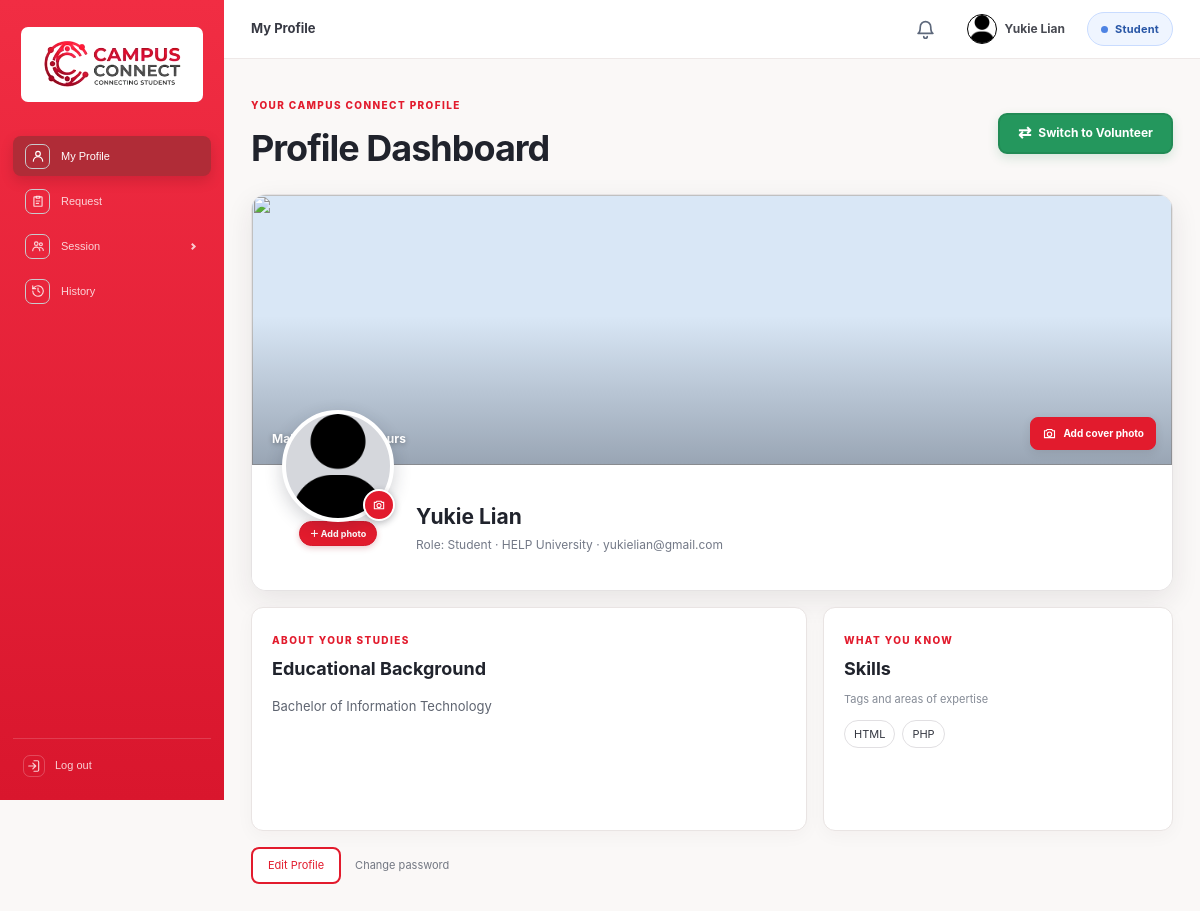
Page /backend/profile_management/profile.php (signed in) on the committed database.
### tables this page shows
CREATE TABLE `users` (
  `id` int(11) NOT NULL,
  `email` varchar(150) NOT NULL,
  `full_name` varchar(100) NOT NULL,
  `university_name` varchar(100) NOT NULL,
  `password_hash` varchar(255) NOT NULL,
  `picture_url` varchar(255) DEFAULT NULL,
  `cover_photo_url` varchar(255) DEFAULT NULL,
  `volunteer_picture_url` varchar(255) DEFAULT NULL,
  `volunteer_cover_photo_url` varchar(255) DEFAULT NULL,
  `education` varchar(500) DEFAULT NULL,
  `skills` varchar(500) DEFAULT NULL,
  `support_experience` varchar(1000) DEFAULT NULL,
  `tfa_code` varchar(255) DEFAULT NULL,
  `tfa_expiry` datetime DEFAULT NULL,
  `failed_attempts` int(11) NOT NULL DEFAULT 0,
  `locked_until` datetime DEFAULT NULL,
  `remember_token_hash` char(64) DEFAULT NULL,
  `remember_expires` datetime DEFAULT NULL,
  `reset_code` varchar(6) DEFAULT NULL,
  `reset_expiry` datetime DEFAULT NULL,
  `is_volunteer` char(1) NOT NULL DEFAULT 'N',
  `is_active` char(1) NOT NULL DEFAULT 'N',
  `created_at` datetime NOT NULL DEFAULT current_timestamp()
);

### backend/general/account_functions.php (called while the page is built, shortened)
<?php
require_once __DIR__ . '/db.php';
function e($value): string {
    return htmlspecialchars((string)$value, ENT_QUOTES, 'UTF-8');
}
function current_user(): ?array {
    global $pdo;
    $stmt = $pdo->prepare('SELECT * FROM users WHERE id = ?');
    $stmt->execute([$_SESSION['user_id']]);
    $user = $stmt->fetch();
    return $user ?: null;
}
?>

### backend/general/notifications.php (called while the page is built, shortened)
<?php
function notificationTypesForRole(?string $role): array
{
    return match ($role) {
        'student' => ['Session Requested', 'Feedback Received', 'Pending Request'],
        'volunteer' => ['Request Submitted', 'Request Response', 'Status Update', 'Session Scheduled', 'Session Rejected', 'Feedback Reminder'],
        default => [],
    };
}
function notificationRoleFilter(?string $role): array
{
    $types = notificationTypesForRole($role);
    return [' AND notice_type NOT IN (' . implode(', ', array_fill(0, count($types), '?')) . ')', str_repeat('s', count($types))];
}
function bindNotificationQueryParams(mysqli_stmt $stmt, int $userId, ?string $role, string $types): void
{
    $values = array_merge([$userId], notificationTypesForRole($role));
    $params = ['i' . $types];
    foreach ($values as &$value) {
        $params[] = &$value;
    }
    call_user_func_array([$stmt, 'bind_param'], $params);
}
function countUnreadNotifications(mysqli $conn, int $userId, ?string $role = null): int
{
    [$roleFilter, $types] = notificationRoleFilter($role);
    $stmt = $conn->prepare("SELECT COUNT(*) FROM notifications WHERE user_id = ? AND is_read = 'N'" . $roleFilter);
    bindNotificationQueryParams($stmt, $userId, $role, $types);
    $stmt->execute();
    return (int)$stmt->get_result()->fetch_row()[0];
}

### backend/profile_management/profile.php (the view, shortened to what this page needs)
<?php
require_once dirname(__DIR__) . '/general/account_functions.php';
require_once dirname(__DIR__) . '/general/dashboard_header.php';
require_once dirname(__DIR__) . '/general/notifications.php';
$user = current_user();
$volunteerCheck = $pdo->prepare('SELECT id FROM volunteers WHERE user_id = ? LIMIT 1');
$volunteerCheck->execute([$user['id']]);
$volunteerProfileExists = (bool)$volunteerCheck->fetchColumn();
$user = current_user();
?>
<!DOCTYPE html>
<html lang="en">
<head>
    <link rel="stylesheet" href="<?= BASE_URL ?>/frontend/css/style.css">
    <link rel="stylesheet" href="<?= BASE_URL ?>/frontend/css/navigation.css">
    <link rel="stylesheet" href="<?= BASE_URL ?>/frontend/css/profile.css">
</head>
<body class="account-page dashboard-page profile-view-page">
<div class="dashboard-app">
<?php include dirname(__DIR__) . '/general/account_sidebar.php'; ?>
<main class="dashboard-main">
    <?= renderDashboardHeader('My Profile', $user, null, countUnreadNotifications($conn, (int)$user['id'], $isVolunteer ? 'volunteer' : 'student')) ?>
    <div class="dashboard-shell profile-dashboard-shell">
        <div class="profile-page-heading">
            <div><span class="account-eyebrow">YOUR CAMPUS CONNECT PROFILE</span><h1>Profile Dashboard</h1></div>
            <?php if (!$isVolunteer && $volunteerProfileExists): ?><form method="post" data-confirm-title="Switch to Volunteer?" data-confirm-message="Your saved volunteer profile and availability will become active." data-confirm-submit="Switch role" data-confirm-icon="switch"><input type="hidden" name="csrf_token" value="<?= e(csrf_token()) ?>"><input type="hidden" name="role" value="volunteer"><button class="btn btn-volunteer" type="submit">Switch to Volunteer</button></form><?php elseif (!$isVolunteer): ?><a class="btn btn-volunteer" href="<?= BASE_URL ?>/become_volunteer.php">Become a Volunteer</a><?php else: ?><a class="btn btn-volunteer" href="<?= BASE_URL ?>/volunteer.php">Volunteer Profile</a><?php endif; ?>
        </div>
        <section class="profile-showcase-card">
            <a class="profile-cover" href="<?= BASE_URL ?>/profile_cover.php" aria-label="<?= empty($user['cover_photo_url']) ? 'Add a cover photo' : 'Change cover photo' ?>">
                <img class="profile-cover-image" src="<?= e($user['cover_photo_url'] ?: DEFAULT_COVER_PHOTO) ?>" alt="">
                <?php if (empty($user['cover_photo_url'])): ?><span class="profile-cover-prompt">Make this profile yours</span><?php endif; ?>
                <span class="profile-cover-action"><svg viewBox="0 0 24 24" aria-hidden="true"><path d="M4 7.5h3l1.4-2h7.2l1.4 2h3v11H4z"/><circle cx="12" cy="13" r="3.5"/></svg><?= empty($user['cover_photo_url']) ? 'Add cover photo' : 'Change cover photo' ?></span>
            </a>
            <div class="profile-identity-card">
                <div class="profile-avatar-wrap">
                    <a class="profile-identity-avatar" href="<?= BASE_URL ?>/profile_picture.php" aria-label="<?= empty($user['picture_url']) ? 'Add a profile photo' : 'Change your profile photo' ?>"><img src="<?= e($user['picture_url'] ?: DEFAULT_PROFILE_PICTURE) ?>" alt=""></a>
                    <a class="profile-avatar-camera" href="<?= BASE_URL ?>/profile_picture.php" aria-label="Change profile photo"><svg viewBox="0 0 24 24" aria-hidden="true"><path d="M4 7.5h3l1.4-2h7.2l1.4 2h3v11H4z"/><circle cx="12" cy="13" r="3.5"/></svg></a>
                    <a class="profile-photo-edit" href="<?= BASE_URL ?>/profile_picture.php"><?= empty($user['picture_url']) ? '＋ Add photo' : 'Edit photo' ?></a>
                </div>
                <div class="profile-identity-copy"><h2><?= e($user['full_name']) ?></h2><p>Role: <?= $isVolunteer ? 'Volunteer' : 'Student' ?> <span aria-hidden="true">·</span> <?= e($user['university_name']) ?> <span aria-hidden="true">·</span> <?= e($user['email']) ?></p></div>
            </div>
        </section>
        <div class="profile-info-grid">
            <section class="profile-info-card"><span class="account-eyebrow">ABOUT YOUR STUDIES</span><h2>Educational Background</h2><p><?= nl2br(e($user['education'] ?: 'Add your course, major, and year of study to introduce yourself to the community.')) ?></p></section>
            <section class="profile-info-card"><span class="account-eyebrow">WHAT YOU KNOW</span><h2>Skills</h2><p class="profile-skill-hint">Tags and areas of expertise</p><div class="profile-skill-list"><?php foreach (array_filter(array_map('trim', explode(',', (string)($user['skills'] ?? '')))) as $skill): ?><span><?= e($skill) ?></span><?php endforeach; ?><?php if (empty(trim((string)($user['skills'] ?? '')))): ?><span class="profile-empty-skill">Add skills to help others find you.</span><?php endif; ?></div></section>
        </div>
        <div class="profile-page-actions"><a class="btn btn-secondary" href="<?= BASE_URL ?>/edit_profile.php">Edit Profile</a><a class="profile-security-link" href="<?= BASE_URL ?>/change_password.php">Change password</a></div>
    </div>
</main>
</div>
</body>
</html>

### backend/general/dashboard_header.php (shortened to what this page needs)
<?php
function renderDashboardHeader(string $title, array $user, ?array $back = null, int $unreadNotifications = 0): string
{
    $backLink = '';
    $isVolunteer = ($user['is_volunteer'] ?? 'N') === 'Y';
    $name        = $user['full_name'] ?? 'Student';
    $picture     = $isVolunteer ? ($user['volunteer_picture_url'] ?? '') : ($user['picture_url'] ?? '');
    $avatar = '<img src="' . htmlspecialchars($picture ?: DEFAULT_PROFILE_PICTURE) . '" alt="">';
    $scriptKey = basename(dirname($_SERVER['SCRIPT_NAME'] ?? '')) . '/' . basename($_SERVER['SCRIPT_NAME'] ?? '');
    $isNotificationsPage = $scriptKey === 'notification_management/notifications.php';
    $bellLabel = $isNotificationsPage
        ? 'Close notifications'
        : ($unreadNotifications > 0 ? "Notifications, $unreadNotifications unread" : 'Notifications');
    $bellHref = $isNotificationsPage
        ? BASE_URL . ($isVolunteer ? '/volunteer.php' : '/profile.php')
        : BASE_URL . '/backend/notification_management/notifications.php';
    $bell = '<a class="dashboard-bell"' . ($isNotificationsPage ? ' data-notification-toggle="close"' : '')
          . ' href="' . $bellHref . '" title="' . $bellLabel . '" aria-label="' . $bellLabel . '">'
          . '<svg viewBox="0 0 24 24" aria-hidden="true"><path d="M6 9a6 6 0 0 1 12 0c0 6 2.5 7.5 2.5 7.5h-17S6 15 6 9z"/><path d="M10 20a2 2 0 0 0 4 0"/></svg>'
          . ($unreadNotifications > 0 ? '<span class="dashboard-bell-badge">' . ($unreadNotifications > 9 ? '9+' : $unreadNotifications) . '</span>' : '')
          . '</a>';
    return '<header class="dashboard-header">'
         . '<div class="dashboard-header-title">' . $backLink . '<span>' . htmlspecialchars($title) . '</span></div>'
         . '<nav class="dashboard-nav" aria-label="Account navigation">'
         . $bell
         . '<a class="dashboard-user-chip" href="' . BASE_URL . ($isVolunteer ? '/volunteer.php' : '/profile.php') . '" aria-label="View your profile">'
         . '<span class="dashboard-user-avatar">' . $avatar . '</span>' . htmlspecialchars($name) . '</a>'
         . '<span class="dashboard-role-badge ' . ($isVolunteer ? 'is-volunteer' : 'is-student') . '" aria-label="Current role: ' . ($isVolunteer ? 'Volunteer' : 'Student') . '">' . ($isVolunteer ? 'Volunteer' : 'Student') . '</span>'
         . '</nav></header>'
         . ($isNotificationsPage
             ? '<script>(function () {'
             . 'var closeLink = document.querySelector("[data-notification-toggle=\\"close\\"]");'
             . 'if (!closeLink) { return; }'
             . 'closeLink.addEventListener("click", function (event) {'
             . '  if (window.history.length < 2 || !document.referrer) { return; }'
             . '  if (document.referrer === window.location.origin || document.referrer.indexOf(window.location.origin + "/") === 0) {'
             . '    event.preventDefault();'
             . '    window.history.back();'
             . '  }'
             . '});'
             . '})();</script>'
             : '');
}

### frontend/css/style.css (style rules this page uses)
:root { --red: #e21b2d; --red-dark: #c41225; --red-light: #fff0f1; --text: #222222; --muted: #6b6b6b; --border: #e3d5d5; --bg: #ffffff; --success: #2e7d32; --radius: 6px; }
* { box-sizing: border-box; }
body { margin: 0; font-family: Arial, Helvetica, sans-serif; font-size: 17px; color: var(--text); background: var(--bg); line-height: 1.5; }
h1 { font-size: 26px; margin: 0 0 8px; }
h2 { font-size: 20px; margin: 0 0 12px; }
.btn { display: inline-block; padding: 12px 20px; border-radius: var(--radius); border: 2px solid transparent; font-family: inherit; font-size: 16px; line-height: 1.4; cursor: pointer; text-decoration: none; text-align: center; }
.btn-secondary { background: #fff; color: var(--red); border: 2px solid var(--red); }
.account-page { min-height: 100vh; margin: 0; color: #1b2435; background: #f7f8fc; font-family: Inter, "Segoe UI", Arial, sans-serif; font-size: 15px; }
.account-eyebrow { color: #8179dc; font-size: 10px; font-weight: 800; letter-spacing: .14em; }
.dashboard-page { min-height: 100vh; }
.dashboard-header { display: flex; align-items: center; justify-content: space-between; min-height: 72px; padding: 0 max(24px, calc((100% - 1080px) / 2)); border-bottom: 1px solid #e8eaf0; background: #fff; }
.dashboard-nav { display: flex; align-items: center; gap: 22px; }
.dashboard-nav a { color: #5d687b; font-size: 12px; font-weight: 650; text-decoration: none; }
.dashboard-nav .dashboard-role-badge { display: inline-flex; align-items: center; gap: 7px; padding: 8px 13px; border: 1px solid; border-radius: 999px; font-size: 11px; font-weight: 750; letter-spacing: .02em; }
.dashboard-nav .dashboard-role-badge::before { width: 7px; height: 7px; border-radius: 50%; content: ""; }
.dashboard-nav .dashboard-role-badge.is-student { border-color: #c9dcff; color: #2856a6; background: #eff5ff; }
.dashboard-nav .dashboard-role-badge.is-student::before { background: #4e83e3; }
.dashboard-shell { width: min(100% - 40px, 960px); margin: 0 auto; padding: 45px 0 60px; }
.dashboard-role-badge { padding: 6px 10px; border-radius: 999px; background: #eeedff; color: #5146df; font-size: 11px; font-weight: 750; }
.account-page { --account-red: #e21b2d; --account-red-dark: #c41225; --account-red-soft: #fff0f1; --account-ink: #20232c; --account-muted: #737784; color: var(--account-ink); background: #faf8f7; }
.account-brand > span:last-child,.account-eyebrow,.account-switch a,.account-page .help-text { color: var(--account-red); }
.security-main,.dashboard-main { min-width: 0; }
.security-topbar,.dashboard-header { display: flex; align-items: center; justify-content: space-between; min-height: 65px; padding: 0 clamp(22px, 4vw, 54px); border-bottom: 1px solid #eee8e7; background: #fff; }
.dashboard-app { display: grid; grid-template-columns: 224px minmax(0,1fr); min-height: 100vh; }
.dashboard-header { position: sticky; top: 0; z-index: 10; min-height: 59px; padding: 0 27px; }
.dashboard-header-title { display: flex; align-items: center; gap: 6px; color: #373943; font-size: 13px; font-weight: 700; }
.dashboard-user-chip { display: flex; align-items: center; gap: 8px; color: #484a52 !important; }
.dashboard-user-chip .dashboard-user-avatar { display: grid; place-items: center; flex: 0 0 30px; width: 30px; height: 30px; overflow: hidden; border: 1px solid #000; border-radius: 50%; color: #20232c; background: #fff; font-size: 11px; font-weight: 750; }
.dashboard-user-chip .dashboard-user-avatar img { display: block; width: 100%; height: 100%; object-fit: cover; }
.dashboard-nav .dashboard-bell { position: relative; display: grid; place-items: center; width: 38px; height: 38px; border-radius: 50%; color: #5d687b; transition: background 0.15s, color 0.15s; }
.dashboard-bell svg { width: 21px; height: 21px; fill: none; stroke: currentColor; stroke-width: 1.9; stroke-linecap: round; stroke-linejoin: round; }
.dashboard-shell { width: min(1030px, calc(100% - 54px)); padding: 27px 0 45px; }

### rows in the picture
users: full_name "Yukie Lian", university_name "HELP University", email "yukielian@gmail.com", education "Bachelor of Information Technology", skills "HTML", skills "PHP"

### other values in the picture
$title "My Profile"
